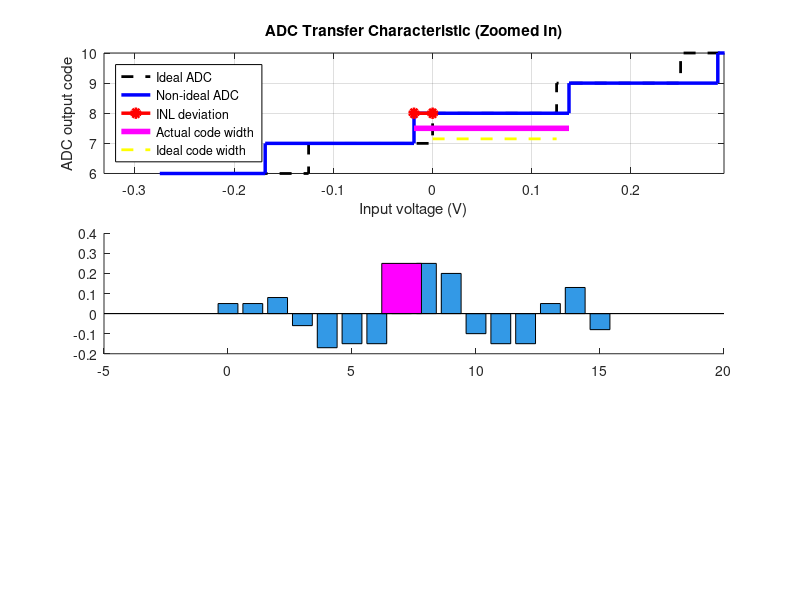

Write MATLAB code to recreate this figure. (Note: this script raises an error after producing the figure.)
clear;
clc;
close all;

%% ADC parameters
N_bits = 4;
N_codes = 2^N_bits;
Vmin = -1;
Vmax = 1;

LSB = (Vmax - Vmin)/N_codes;

%% Generate ideal thresholds
% Includes the two endpoints of the ADC range
ideal_thresholds = linspace(Vmin, Vmax, N_codes+1);

%% Generate non-ideal thresholds
% Errors are expressed in LSB
threshold_errors = [0.05 0.10 0.18 0.12 -0.05 ...
                   -0.20 -0.35 -0.15 0.10 0.30 ...
                    0.20 0.05 -0.10 -0.05 0.08];

actual_thresholds = ideal_thresholds;
actual_thresholds(2:end-1) = ...
    ideal_thresholds(2:end-1) + threshold_errors*LSB;

%% Calculate DNL
% DNL = (Actual code width / Ideal LSB) - 1
actual_widths = diff(actual_thresholds);

DNL = actual_widths/LSB - 1;

%% Calculate INL
% INL = (Actual threshold - Ideal threshold) / LSB
% Endpoint thresholds are excluded
INL = (actual_thresholds(2:end-1) - ...
       ideal_thresholds(2:end-1))/LSB;

%% Select examples to highlight
selected_code = 8;       % Code for DNL illustration
selected_threshold = 8; % Transition for INL illustration

% MATLAB indices
dnl_idx = selected_code + 1;
inl_idx = selected_threshold + 1;

%% Plot
figure('Color','w','Position',[100 100 1100 850]);


%% 1. ADC transfer characteristic (zoomed in)
subplot(3,1,1);
hold on;

stairs(ideal_thresholds, [0:N_codes-1 N_codes-1], ...
    '--k', 'LineWidth', 2);

stairs(actual_thresholds, [0:N_codes-1 N_codes-1], ...
    'b', 'LineWidth', 2.5);

% Highlight INL deviation
plot([ideal_thresholds(inl_idx) actual_thresholds(inl_idx)], ...
     [selected_threshold selected_threshold], ...
     'r-o', 'LineWidth', 2.5, 'MarkerFaceColor','r');

% Highlight DNL code width
y_dnl = selected_code - 0.5;

plot([actual_thresholds(dnl_idx) actual_thresholds(dnl_idx+1)], ...
     [y_dnl y_dnl], 'm', 'LineWidth', 4);

% Show ideal LSB width for comparison
plot([ideal_thresholds(dnl_idx) ideal_thresholds(dnl_idx+1)], ...
     [y_dnl-0.35 y_dnl-0.35], '--k', 'LineWidth', 2,'Color','yellow');

grid on;
box on;

title('ADC Transfer Characteristic (Zoomed In)','Color','k');
xlabel('Input voltage (V)');
ylabel('ADC output code');

lgd = legend('Ideal ADC','Non-ideal ADC', ...
    'INL deviation','Actual code width','Ideal code width', ...
    'Location','northwest');

set(lgd, 'Color','w', ...
         'TextColor','k', ...
         'EdgeColor','k');

% Zoom around the selected thresholds
x_center = actual_thresholds(dnl_idx);
xlim([x_center-2.5*LSB x_center+2.5*LSB]);

ylim([selected_code-2 selected_code+2]);


%% 2. Differential Non-Linearity
subplot(3,1,2);
hold on;

bar(0:N_codes-1, DNL, 'FaceColor',[0.2 0.6 0.9]);

% Highlight selected code
bar(selected_code-1, DNL(dnl_idx), ...
    'FaceColor','m');

yline(0,'k','LineWidth',1);
yline(-1,'r--','LineWidth',1.5);

text(selected_code-1, DNL(dnl_idx)+0.08, ...
    sprintf('%.2f LSB',DNL(dnl_idx)), ...
    'Color','m','HorizontalAlignment','center');

title('Differential Non-Linearity (DNL)','Color','k');
xlabel('ADC code');
ylabel('DNL (LSB)');

grid on;
box on;
xlim([-0.5 N_codes-0.5]);

%% 3. Integral Non-Linearity
subplot(3,1,3);
hold on;

bar(1:N_codes-1, INL, 'FaceColor',[0.2 0.7 0.4]);

% Highlight selected threshold
bar(selected_threshold, INL(selected_threshold), ...
    'FaceColor','r');

yline(0,'k','LineWidth',1);

text(selected_threshold, ...
    INL(selected_threshold)+0.08*sign(INL(selected_threshold)+0.001), ...
    sprintf('%.2f LSB',INL(selected_threshold)), ...
    'Color','r','HorizontalAlignment','center');

title('Integral Non-Linearity (INL)','Color','k');
xlabel('Threshold number');
ylabel('INL (LSB)');

grid on;
box on;
xlim([0 N_codes]);

%% Formatting
set(findall(gcf,'Type','axes'), ...
    'Color','w', ...
    'XColor','k', ...
    'YColor','k', ...
    'FontSize',11);

sgtitle('ADC Threshold Errors: INL and DNL','Color','k');
